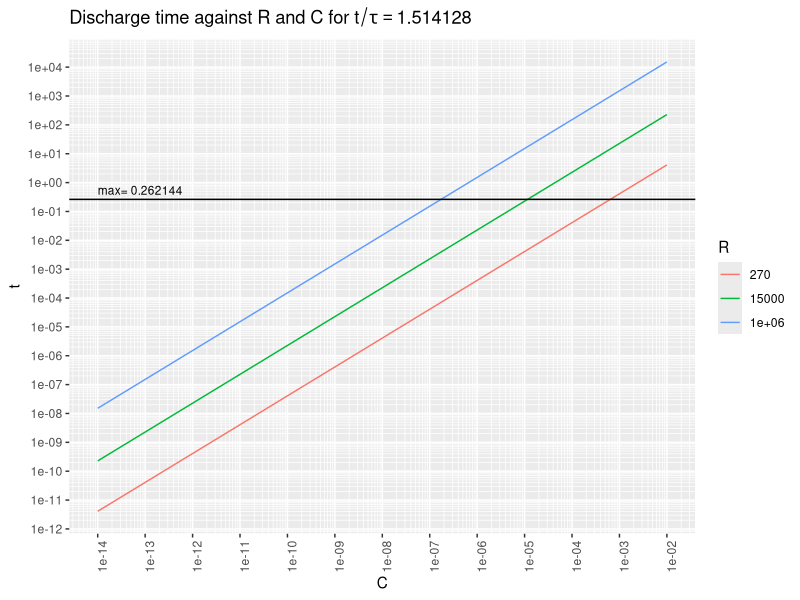
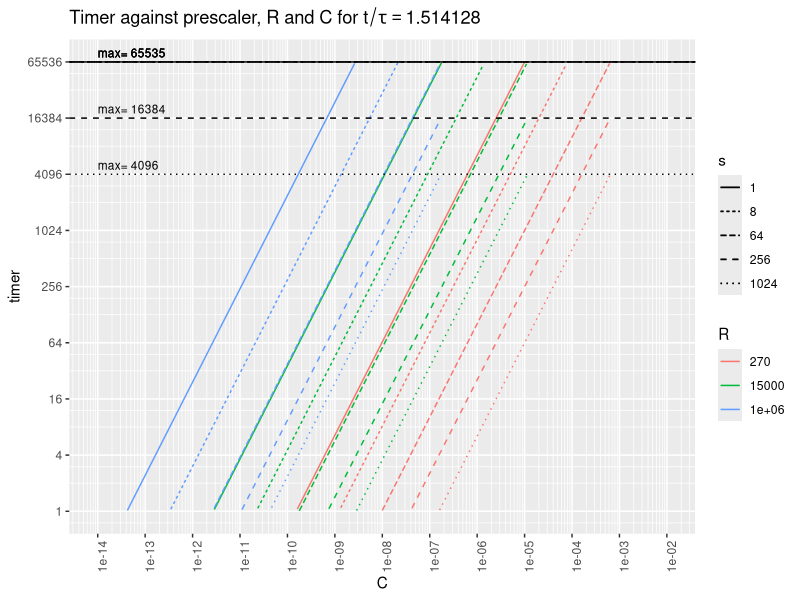
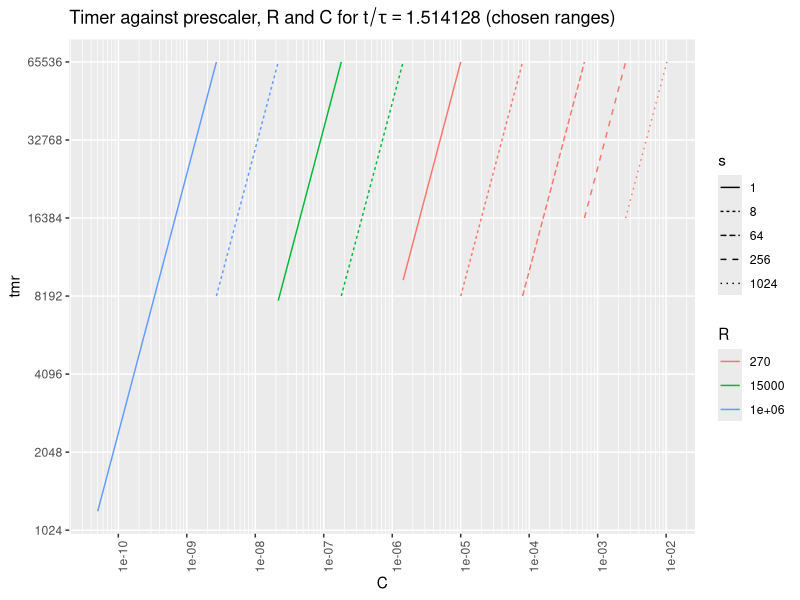

Reproduce these figures in R, in order.
#!/usr/bin/R -q --vanilla -f
options(echo=F)

library(ggplot2)
library(scales)


# Variable setup ###########################################################

# taus = t/RC
# t = timer*s/f

R = t(c(270, 15e3, 1e6))    # all drive resistors
colnames(R) = R
taufall = -log(1.1/5)       # taus from 5V to 1.1V
f = 16e6                    # timer frequency
s = matrix(2^c(0,3,6,8,10)) # all prescaler factors
rownames(s) = s

# To choose the various scales, either we want to choose a
# minimum timer resolution and then optimize for fastest time,
# or choose a maximum time and then optimize for highest resolution.
# Here we're doing the latter.
tmax = 4e-6 * 2^16          # allows for nice range endings at a timer of 0xFFFF
timermax = pmin(tmax*f/s, 2^16-1)

# Based on the max time and timer, max caps for each R and s
Cmax = (timermax*s/f/taufall) %*% (1/R)

# Based on a timer count of 1, min caps for each R and s
Cmin = (s/f/taufall) %*% (1/R)

# various capacitors over the full range
C = matrix(10^seq(-14, -2, by=1/24))
rownames(C) = C  # sprintf('%.2e', C)

# The capture time is two-dimensional, over C and R.
tm = taufall*C %*% R

# The capture timer value is three-dimensional, over C, R, and s.
timer = drop((f*tm) %o% (1/s))
tmrcompare = aperm(drop(replicate(length(C),
                                  replicate(length(R), timermax))),
                   c(3,2,1))
timer[timer>tmrcompare | timer<1] = NA

# To perform actual range selection:
# There is only one range selected for every C.
# For each C, select the R and s for which:
#   t < tmax
#   1 <= timer < 2^16
#   timer is maximal
# critical points are for each C where:
#   timer crosses 1 or 2^16
#   t crosses tmax
# 1.514 = t/RC = tim*s/RC/16MHz
# C = t/1.514/R = tim*s/1.514/R/16MHz
# Ccrit = tmax/1.514/R = 2^16*s/1.514/R/16MHz
crit = expand.grid(R=R,s=s)
Ccrit = with(crit, c(s/f/R, 2^16*s/f/R, tmax/R))/taufall
crit = expand.grid(R=R, s=s, C=Ccrit)
crit$t = with(crit, taufall*R*C)
crit$tmr = with(crit, t*f/s)
eps=1e-6  # epsilon tolerance required to accommodate for float error
# Only keep conformant rows.
crit = crit[crit$tmr>=1-eps &
            crit$tmr<=2^16+eps &
            (crit$t<=tmax+eps | crit$R==R[1]),]
# Suitability of every range at a certain C is determined mainly by the highest
# timer but also by the lowest time.
crit = crit[with(crit, order(-C, -tmr^3/t)),]
# We now need pairs of R&s: the first in each pair being either the extreme
# lowest C or the C where the previous range cut out; and the second being the
# maximum condition.
ranges = tail(crit, 1)
samec = ranges
repeat {
   # Find the furthest row with the same R and s
   edge = crit[which(crit$R==samec$R & crit$s==samec$s)[1],]
   ranges = rbind(ranges, edge)
   # Find the (different, conformant) row with the same C and the highest timer
   samec = crit[which(crit$C == edge$C &
                      crit$tmr < 2^16-eps &
                      crit$R <= edge$R &
                      (crit$t < tmax-eps | crit$R==R[1])),][1,]
   if (is.na(samec$R)) break
   ranges = rbind(ranges, samec)
}
rownames(ranges) = 1:(nrow(ranges))
print(ranges)


# Plot utilities ###########################################################

# Adapted from https://stackoverflow.com/questions/30179442
log_breaks = function(maj, radix=10) {
  function(x) {
    minx = floor(min(logb(x, radix), na.rm=T)) - 1
    maxx = ceiling(max(logb(x, radix), na.rm=T)) + 1
    n_major = maxx - minx + 1
    major_breaks = minx:maxx
    if (maj) {
      breaks = major_breaks
    } else {
      breaks = rep(logb(1:(radix-1), radix), times=n_major) +
               rep(major_breaks, each=radix-1)
    }
    radix^breaks
  }
}
# See https://github.com/tidyverse/ggplot2/blob/master/R/scale-continuous.r#L160
scale_x_log_eng = function(..., radix=10) {
  scale_x_continuous(..., trans=log_trans(radix),
                     breaks=log_breaks(T, radix),
                     minor_breaks=log_breaks(F, radix))
}
scale_y_log_eng = function(..., radix=10) {
  scale_y_continuous(..., trans=log_trans(radix),
                     breaks=log_breaks(T, radix),
                     minor_breaks=log_breaks(F, radix))
}
xaxis_text_vert = function() {
  theme(axis.text.x=element_text(angle=90))
}


# Plotting #################################################################

tm_df = as.data.frame.table(tm)
colnames(tm_df) = c('C', 'R', 't')
tm_df$C = as.numeric(levels(tm_df$C))[tm_df$C]
ggplot(tm_df, aes(x=C, y=t)) +
   ggtitle(bquote(paste('Discharge time against R and C for ',
                        t/tau == .(taufall)))) +
   geom_line(aes(colour=R, group=R)) +
   geom_hline(aes(yintercept=tmax)) +
   geom_text(data=data.frame(), size=3,
             aes(x=1e-14, y=tmax, label=paste('max=', tmax),
                 hjust='left', vjust=-0.5)) +
   scale_x_log_eng() + scale_y_log_eng() + xaxis_text_vert()


tmr_df = as.data.frame.table(timer)
colnames(tmr_df) = c('C', 'R', 's', 'timer')
tmr_df$C = as.numeric(levels(tmr_df$C))[tmr_df$C]

maxdf = data.frame(timer=timermax, s=factor(s))
maxnames = data.frame(C=1e-14, s=factor(s), timer=timermax)

ggplot(tmr_df, aes(x=C, y=timer, linetype=s)) +
   ggtitle(bquote(paste('Timer against prescaler, R and C for ',
                        t/tau == .(taufall)))) +
   geom_line(aes(colour=R, group=interaction(R,s))) +
   geom_hline(data=maxdf, aes(yintercept=timer, linetype=s, group=s)) +
   geom_text(data=maxnames, size=3,
      aes(label=paste('max=',timer), hjust='left', vjust=-0.5, group=s)) +
   scale_x_log_eng() + xaxis_text_vert() +
   scale_y_log_eng(radix=4, limits=2^c(0,16))


# At the bottom end, cut off at typical parasitic capacitance
ranges[ranges$tmr==1,] = data.frame(R=1e6, s=1, C=50e-12,
                                    t=taufall*1e6*50e-12,
                                    tmr=taufall*1e6*50e-12*f)
ranges$s = factor(ranges$s)
ranges$R = factor(ranges$R)
ggplot(ranges, aes(x=C, y=tmr, colour=R, linetype=s,
                   group=interaction(R,s))) +
   ggtitle(bquote(paste('Timer against prescaler, R and C for ',
                        t/tau == .(taufall), ' (chosen ranges)'))) +
   geom_line() +
   scale_x_log_eng() + xaxis_text_vert() +
   scale_y_log_eng(radix=2)
